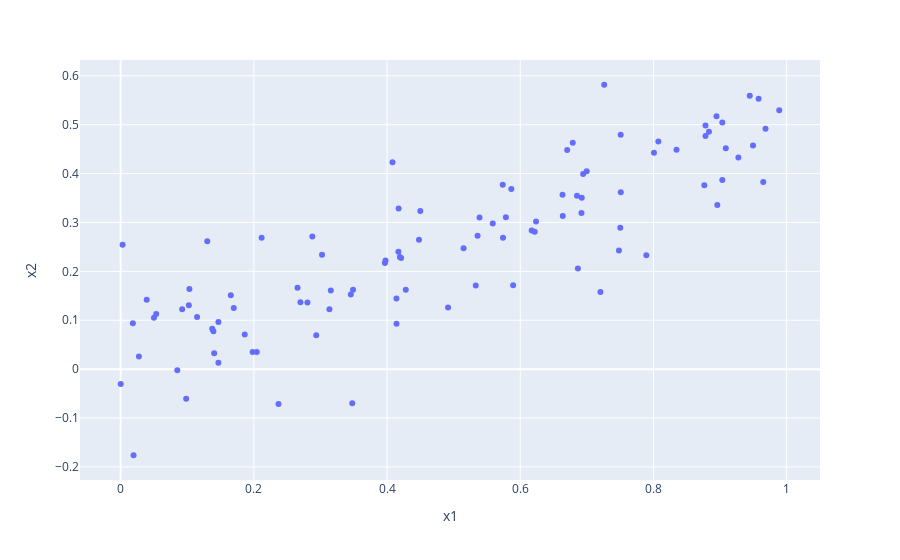

The cell this chart's notebook holds for it:
### Code cell
px.scatter(x=x1, y=x2, labels={'x':'x1', 'y':'x2'})
